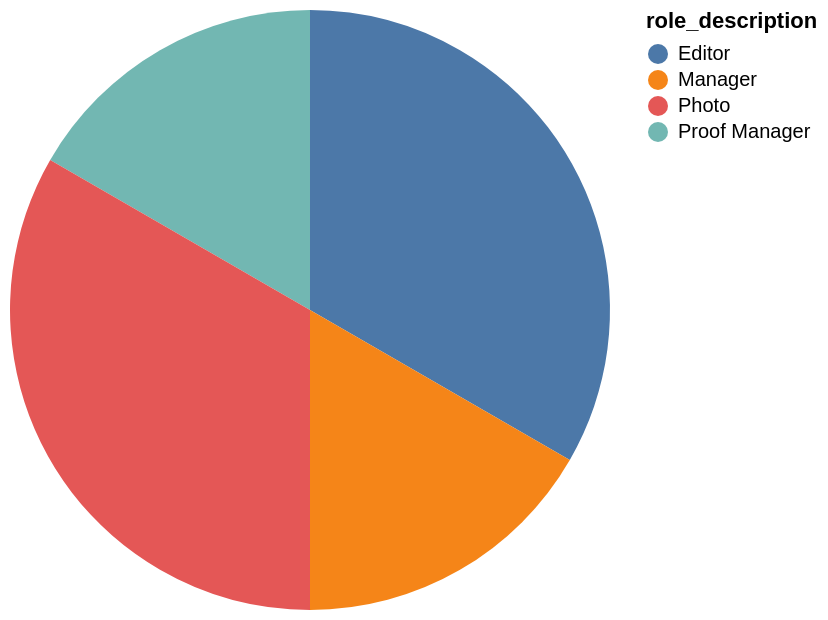

Vega-Lite specification for this chart:
### Vega-Lite specification from a JSON file in a GitHub repository (floating-point values rounded to 4 significant figures)
{"data": {"values": [{"x_data": "Editor", "y_data": 2}, {"x_data": "Manager", "y_data": 1}, {"x_data": "Proof Manager", "y_data": 1}, {"x_data": "Photo", "y_data": 2}]}, "mark": "arc", "encoding": {"theta": {"field": "y_data", "type": "quantitative", "title": "count(*)"}, "color": {"field": "x_data", "type": "nominal", "title": "role_description"}}}
